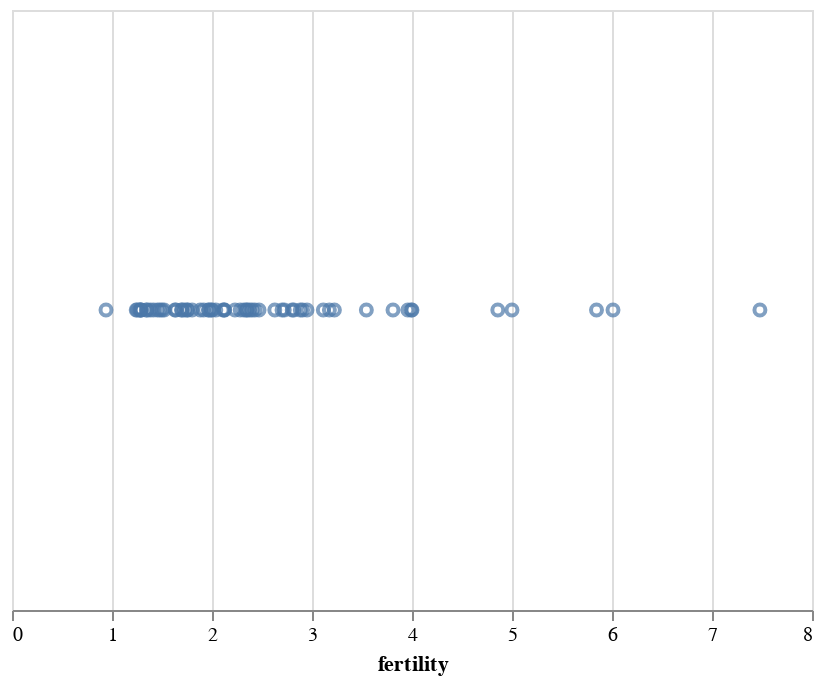

The code cell stored with this chart in its notebook:
### Markdown cell above
### X

The `x` encoding channel sets a mark's horizontal position (x-coordinate). In addition, default choices of axis and title are made automatically. In the chart below, the choice of a quantitative data type results in a continuous linear axis scale:

### Code cell
alt.Chart(data2000).mark_point().encode(
    alt.X('fertility:Q')
)

### Figure 1 — Vega-Lite specification as saved in the notebook (floating-point values rounded to 4 significant figures)
{"$schema": "https://vega.github.io/schema/vega-lite/v3.4.0.json", "config": {"mark": {"tooltip": null}, "view": {"height": 300, "width": 400}}, "data": {"name": "data-fdeb0b749a6385830bd1445d39ad6ea0"}, "datasets": {"data-fdeb0b749a6385830bd1445d39ad6ea0": [{"cluster": 0, "country": "Afghanistan", "fertility": 7.479, "life_expect": 42.13, "pop": 23898198, "year": 2000}, {"cluster": 3, "country": "Argentina", "fertility": 2.35, "life_expect": 74.34, "pop": 37497728, "year": 2000}, {"cluster": 3, "country": "Aruba", "fertility": 2.124, "life_expect": 73.45, "pop": 69539, "year": 2000}, {"cluster": 4, "country": "Australia", "fertility": 1.756, "life_expect": 80.37, "pop": 19164620, "year": 2000}, {"cluster": 1, "country": "Austria", "fertility": 1.382, "life_expect": 78.98, "pop": 8113413, "year": 2000}, {"cluster": 3, "country": "Bahamas", "fertility": 2.111, "life_expect": 71.07, "pop": 290075, "year": 2000}, {"cluster": 0, "country": "Bangladesh", "fertility": 3.224, "life_expect": 62.01, "pop": 130406594, "year": 2000}, {"cluster": 3, "country": "Barbados", "fertility": 1.5, "life_expect": 75.97, "pop": 273483, "year": 2000}, {"cluster": 1, "country": "Belgium", "fertility": 1.638, "life_expect": 78.32, "pop": 10263618, "year": 2000}, {"cluster": 3, "country": "Bolivia", "fertility": 3.958, "life_expect": 63.88, "pop": 8152620, "year": 2000}, {"cluster": 3, "country": "Brazil", "fertility": 2.345, "life_expect": 71.01, "pop": 175552771, "year": 2000}, {"cluster": 3, "country": "Canada", "fertility": 1.522, "life_expect": 79.77, "pop": 31278097, "year": 2000}, {"cluster": 3, "country": "Chile", "fertility": 2, "life_expect": 77.86, "pop": 15153450, "year": 2000}, {"cluster": 4, "country": "China", "fertility": 1.7, "life_expect": 72.03, "pop": 1262645000, "year": 2000}, {"cluster": 3, "country": "Colombia", "fertility": 2.47, "life_expect": 71.68, "pop": 39685655, "year": 2000}, {"cluster": 3, "country": "Costa Rica", "fertility": 2.281, "life_expect": 78.12, "pop": 3710558, "year": 2000}, {"cluster": 1, "country": "Croatia", "fertility": 1.348, "life_expect": 74.88, "pop": 4410830, "year": 2000}, {"cluster": 3, "country": "Cuba", "fertility": 1.63, "life_expect": 77.16, "pop": 11134273, "year": 2000}, {"cluster": 3, "country": "Dominican Republic", "fertility": 2.95, "life_expect": 70.85, "pop": 8385828, "year": 2000}, {"cluster": 3, "country": "Ecuador", "fertility": 2.817, "life_expect": 74.17, "pop": 12505204, "year": 2000}, {"cluster": 5, "country": "Egypt", "fertility": 3.174, "life_expect": 69.81, "pop": 70492342, "year": 2000}, {"cluster": 3, "country": "El Salvador", "fertility": 2.883, "life_expect": 70.73, "pop": 6122515, "year": 2000}, {"cluster": 1, "country": "Finland", "fertility": 1.754, "life_expect": 78.37, "pop": 5168595, "year": 2000}, {"cluster": 1, "country": "France", "fertility": 1.883, "life_expect": 79.59, "pop": 59381628, "year": 2000}, {"cluster": 1, "country": "Georgia", "fertility": 1.478, "life_expect": 70.48, "pop": 4777209, "year": 2000}, {"cluster": 1, "country": "Germany", "fertility": 1.346, "life_expect": 78.67, "pop": 82187909, "year": 2000}, {"cluster": 1, "country": "Greece", "fertility": 1.277, "life_expect": 78.26, "pop": 10559110, "year": 2000}, {"cluster": 3, "country": "Grenada", "fertility": 2.429, "life_expect": 67.75, "pop": 89312, "year": 2000}, {"cluster": 3, "country": "Haiti", "fertility": 4, "life_expect": 58.14, "pop": 7306302, "year": 2000}, {"cluster": 4, "country": "Hong Kong", "fertility": 0.94, "life_expect": 81.5, "pop": 6658720, "year": 2000}, {"cluster": 1, "country": "Iceland", "fertility": 1.993, "life_expect": 80.5, "pop": 281043, "year": 2000}, {"cluster": 0, "country": "India", "fertility": 3.113, "life_expect": 62.88, "pop": 1007702000, "year": 2000}, {"cluster": 4, "country": "Indonesia", "fertility": 2.376, "life_expect": 68.59, "pop": 206265000, "year": 2000}, {"cluster": 5, "country": "Iran", "fertility": 2.124, "life_expect": 69.45, "pop": 65660289, "year": 2000}, {"cluster": 5, "country": "Iraq", "fertility": 4.858, "life_expect": 57.05, "pop": 22675617, "year": 2000}, {"cluster": 1, "country": "Ireland", "fertility": 1.969, "life_expect": 77.78, "pop": 3791690, "year": 2000}, {"cluster": 5, "country": "Israel", "fertility": 2.906, "life_expect": 79.7, "pop": 5842454, "year": 2000}, {"cluster": 1, "country": "Italy", "fertility": 1.286, "life_expect": 80.24, "pop": 57719337, "year": 2000}, {"cluster": 3, "country": "Jamaica", "fertility": 2.628, "life_expect": 72.05, "pop": 2615467, "year": 2000}, {"cluster": 4, "country": "Japan", "fertility": 1.291, "life_expect": 82, "pop": 126699784, "year": 2000}, {"cluster": 2, "country": "Kenya", "fertility": 5, "life_expect": 50.99, "pop": 29985839, "year": 2000}, {"cluster": 4, "country": "South Korea", "fertility": 1.917, "life_expect": 66.66, "pop": 21647682, "year": 2000}, {"cluster": 4, "country": "North Korea", "fertility": 1.242, "life_expect": 77.05, "pop": 47351083, "year": 2000}, {"cluster": 5, "country": "Lebanon", "fertility": 2.319, "life_expect": 71.03, "pop": 3578036, "year": 2000}, {"cluster": 3, "country": "Mexico", "fertility": 2.401, "life_expect": 74.9, "pop": 99926620, "year": 2000}, {"cluster": 1, "country": "Netherlands", "fertility": 1.726, "life_expect": 78.53, "pop": 15907853, "year": 2000}, {"cluster": 4, "country": "New Zealand", "fertility": 1.964, "life_expect": 79.11, "pop": 3819762, "year": 2000}, {"cluster": 2, "country": "Nigeria", "fertility": 5.845, "life_expect": 46.61, "pop": 114306700, "year": 2000}, {"cluster": 1, "country": "Norway", "fertility": 1.801, "life_expect": 79.05, "pop": 4492400, "year": 2000}, {"cluster": 0, "country": "Pakistan", "fertility": 3.994, "life_expect": 63.61, "pop": 146342958, "year": 2000}, {"cluster": 3, "country": "Peru", "fertility": 2.7, "life_expect": 69.91, "pop": 25979722, "year": 2000}, {"cluster": 4, "country": "Philippines", "fertility": 3.544, "life_expect": 70.3, "pop": 79739825, "year": 2000}, {"cluster": 1, "country": "Poland", "fertility": 1.251, "life_expect": 74.67, "pop": 38654164, "year": 2000}, {"cluster": 1, "country": "Portugal", "fertility": 1.454, "life_expect": 77.29, "pop": 10335597, "year": 2000}, {"cluster": 2, "country": "Rwanda", "fertility": 6.01, "life_expect": 43.41, "pop": 7507056, "year": 2000}, {"cluster": 5, "country": "Saudi Arabia", "fertility": 3.81, "life_expect": 71.63, "pop": 23153090, "year": 2000}, {"cluster": 2, "country": "South Africa", "fertility": 2.802, "life_expect": 53.37, "pop": 44066197, "year": 2000}, {"cluster": 1, "country": "Spain", "fertility": 1.287, "life_expect": 79.78, "pop": 40016081, "year": 2000}, {"cluster": 1, "country": "Switzerland", "fertility": 1.415, "life_expect": 80.62, "pop": 7266920, "year": 2000}, {"cluster": 1, "country": "Turkey", "fertility": 2.23, "life_expect": 70.84, "pop": 65666677, "year": 2000}, {"cluster": 1, "country": "United Kingdom", "fertility": 1.695, "life_expect": 78.47, "pop": 59522468, "year": 2000}, {"cluster": 3, "country": "United States", "fertility": 2.038, "life_expect": 77.31, "pop": 282338631, "year": 2000}, {"cluster": 3, "country": "Venezuela", "fertility": 2.723, "life_expect": 72.77, "pop": 23542649, "year": 2000}]}, "encoding": {"x": {"field": "fertility", "type": "quantitative"}}, "mark": "point"}
